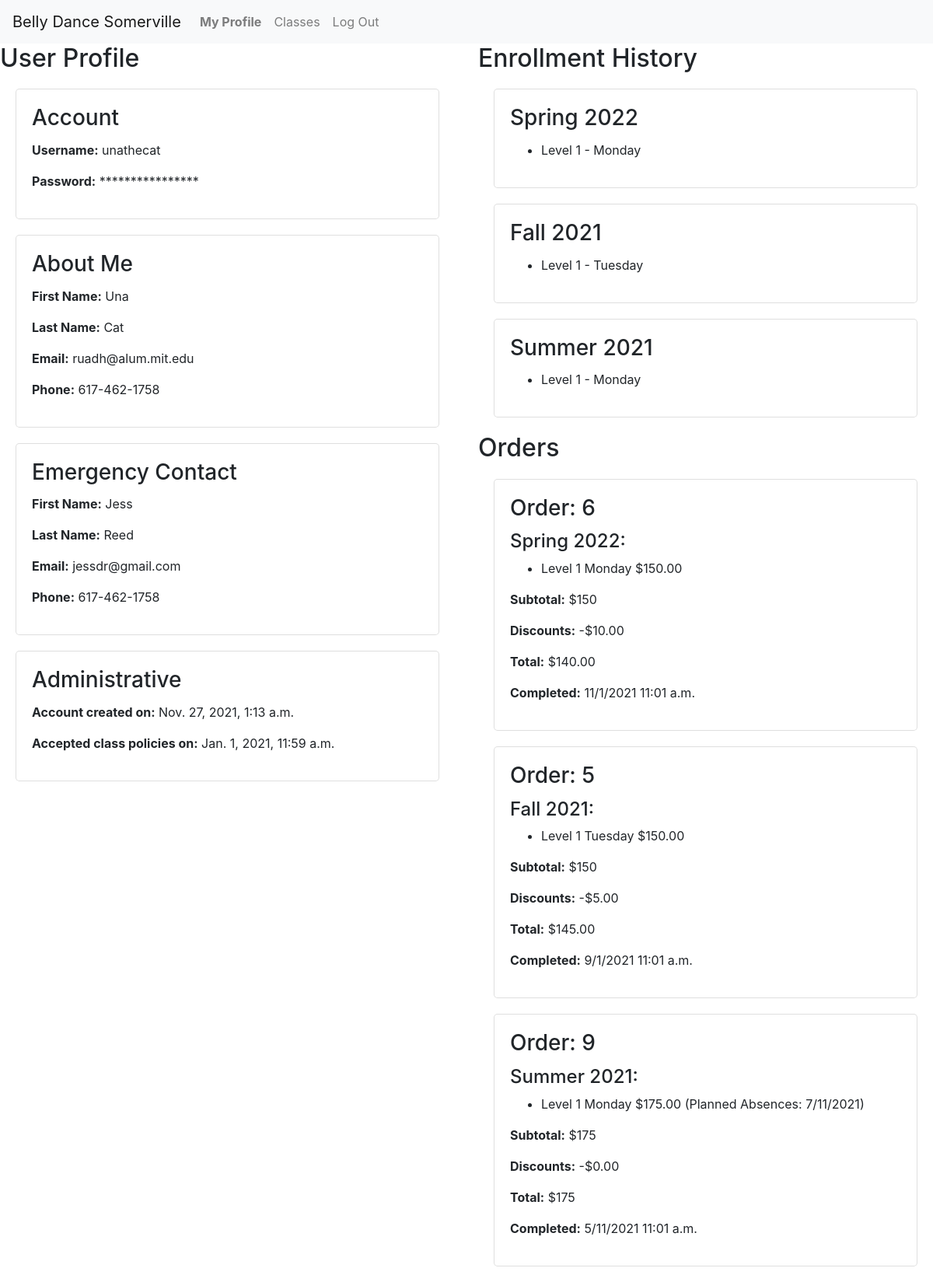
/users/32 (signed in), run on an earlier commit of the app's database.
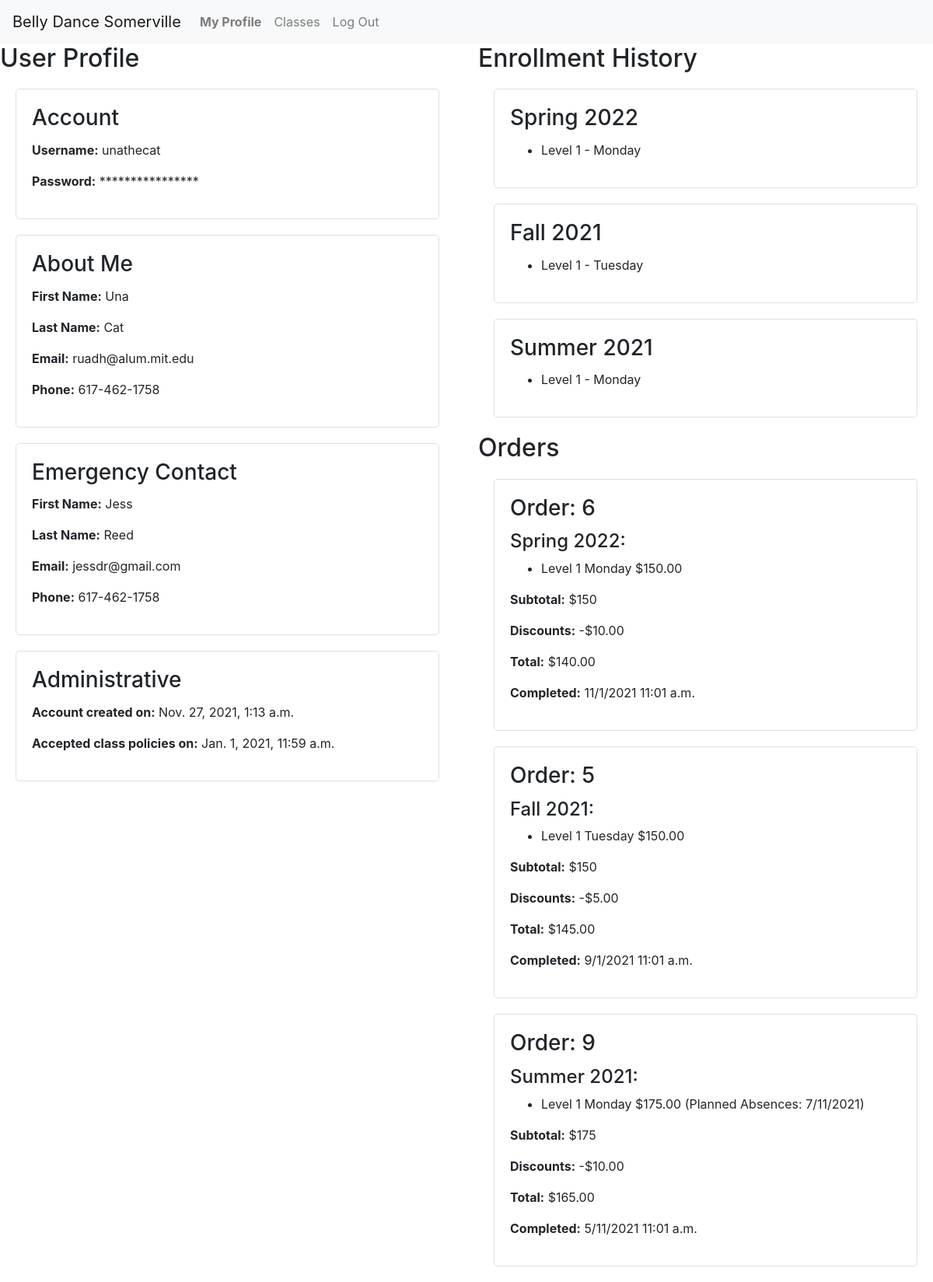
And on a later commit of the database.
### enrollment/models.py (models this page shows, shortened)
class Order(models.Model):
    student = models.ForeignKey(
        User, on_delete=PROTECT, null=False, blank=False, related_name='orders')
    discount = models.DecimalField(
        max_digits=8, decimal_places=2, null=True, blank=True)
    completed = models.DateTimeField(null=True, blank=True)
    @property
    def subtotal(self):
        try:
            amount = self.line_items.aggregate(Sum('price'))['price__sum']
        except Exception:
            return 0
        return 0 if amount == None else amount
    @property
    def total(self):
        return self.subtotal - self.discount if self.discount != None else self.subtotal

class LineItem(models.Model):
    order = models.ForeignKey(Order, on_delete=PROTECT,
                              null=False, blank=False, related_name='line_items')
    offering = models.ForeignKey(
        Offering, on_delete=PROTECT, null=False, blank=False, related_name='line_items')
    planned_absences = models.CharField(max_length=1024, null=True, blank=True)
    price = models.DecimalField(
        max_digits=6, decimal_places=2, null=False, blank=False)

class Offering(models.Model):
    course = models.ForeignKey(
        Course, on_delete=PROTECT, null=False, blank=False, related_name='offerings')
    semester = models.ForeignKey(
        Semester, on_delete=PROTECT, null=False, blank=False, related_name='offerings')
    location = models.ForeignKey(
        Location, on_delete=PROTECT, null=False, blank=False, related_name='offerings')
    price = models.DecimalField(
        max_digits=7, decimal_places=2, null=False, blank=False)
    weekday = models.IntegerField(
        choices=settings.WEEKDAYS, null=False, blank=False)
    start_time = models.TimeField(null=False, blank=False)
    end_time = models.TimeField(null=False, blank=False)
    timezone = models.CharField(max_length=32, choices=TIMEZONES,
                                default=settings.DEFAULT_TIMEZONE)
    start_date = models.DateField(null=False, blank=False)
    end_date = models.DateField(null=False, blank=False)
    backup_date = models.DateField(null=False, blank=False)
    capacity = models.IntegerField(null=False, blank=False)
    schedule_notes = models.CharField(max_length=2048, null=True, blank=True)
    notes = models.CharField(max_length=2048, null=True, blank=True)
    @property
    def weekday_name(self):
        return settings.WEEKDAYS[self.weekday][1]

class Semester(models.Model):
    name = models.CharField(max_length=128, null=False, blank=False)
    start_date = models.DateField(null=False, blank=False)
    end_date = models.DateField(null=False, blank=False)
    registration_open = models.DateTimeField(null=False, blank=False)
    registration_close = models.DateTimeField(null=False, blank=False)
    recital_date = models.DateTimeField(null=True, blank=True)
    hide = models.BooleanField(default=True, null=True, blank=False)
    def __str__(self):
        return self.name

### enrollment/views.py (the view)
# urls.py: path('users/<int:id>', views.view_profile, name='view_profile'),
@login_required
def view_profile(request, id):
    if request.user.id == id or request.user.is_staff:
        try:
            profile = User.objects.get(id=id)
        except User.DoesNotExist:
            return render(request, 'enrollment/profile.html', {
                'orders': None,
                'message': f'User {id} not found.'
            })
        semesters = Semester.objects.filter(
            offerings__line_items__order__student=id, offerings__line_items__order__completed__isnull=False).order_by('-start_date').distinct()
        for semester in semesters:
            semester.enrollments = LineItem.objects.filter(order__student=id).filter(
                offering__semester=semester).exclude(order__completed=None)
        orders = completed_orders(request, id).order_by('-completed')
        for order in orders:
            order.items = order.line_items.all()
        return render(request, 'enrollment/profile.html', {
            'orders': orders,
            'semesters': semesters,
            'profile': profile
        })
    else:
        return render(request, 'enrollment/profile.html', {
            'orders': None,
            'message': 'You may not view other users\' profiles'
        })

### enrollment/context_processors.py (called while the page is built)
def global_settings(request):
    return {
    'DEFAULT_TIMEZONE': settings.DEFAULT_TIMEZONE,
    'SCHOOL_NAME': settings.SCHOOL_NAME,
    'SCHOOL_POLICIES': settings.SCHOOL_POLICIES,
    'NO_OFFERINGS': settings.NO_OFFERINGS,
    }

### enrollment/views.py (called while the page is built)
def completed_orders(request, user):
    try:
        orders = Order.objects.filter(student=user).exclude(completed=None)
    except Order.DoesNotExist:
        return None
    return orders

### enrollment/templates/enrollment/profile.html (shortened to what this page needs)
{% extends "enrollment/layout.html" %}
{% block body %}
<div class="row">
    {% if profile %}
    <div class="col-md">
        <h2>User Profile</h2>
        <div class="card">
            <div class="card-body">
                <h3 class="card-title">Account</h3>
                <p><span class="label">Username:</span> {{profile.username}}</p>
                <p><span class="label">Password:</span> ****************</p>
            </div>
        </div>
        <div class="card">
            <div class="card-body">
                <h3 class="card-title">About Me</h3>
                <p><span class="label">First Name:</span> {{profile.first_name}}</p>
                <p><span class="label">Last Name:</span> {{profile.last_name}}</p>
                <p><span class="label">Email:</span> {{profile.email}}</p>
                <p><span class="label">Phone:</span> {{profile.phone}}</p>
            </div>
        </div>
        <div class="card">
            <div class="card-body">
                <h3 class="card-title">Emergency Contact</h3>
                <p><span class="label">First Name:</span> {{profile.emergency_first}}</p>
                <p><span class="label">Last Name:</span> {{profile.emergency_last}}</p>
                <p><span class="label">Email:</span> {{profile.emergency_email}}</p>
                <p><span class="label">Phone:</span> {{profile.emergency_phone}}</p>
            </div>
        </div>
        <div class="card">
            <div class="card-body">
                <h3 class="card-title">Administrative</h3>
                <p><span class="label">Account created on:</span> {{profile.date_joined}}</p>
                <p><span class="label">Accepted class policies on:</span> {{profile.accept_terms}}</p>
            </div>
        </div>
    </div>
    {% endif %}
    <div class="col-md">
        {% if semesters %}
            <h2>Enrollment History</h2>
            {% for semester in semesters %}
                <div class="card">
                    <div class="card-body">
                        <h3 class="card-title">{{semester.name}}</h3>
                        <ul>
                            {% for enrollment in semester.enrollments %}
                                <li>{{enrollment.offering.course.title}} - {{enrollment.offering.weekday_name}} </li>
                            {% endfor %}
                        </ul>
                    </div>
                </div>
            {% endfor %}
        {% endif %}
        {% if orders %}
        <h2>Orders</h2>
        {% for order in orders %}
            <div class="card">
                <div class="card-body">
                    <h3 class="card-title">Order: {{order.id}}</h3>
                    <h4>{{order.items.0.offering.semester}}:</h4>
                    {% for item in order.items %}
                        <ul>
                            <li>{{item.offering.course.title}} {{item.offering.weekday_name}} ${{item.price}}
                                {% if item.planned_absences %}
                                    (Planned Absences:  {{item.planned_absences}})
                                {% endif %}
                            </li>
                        </ul>
                    {% endfor %}
                    <p><span class="label">Subtotal:</span> ${{order.subtotal}}</p>
                    <p><span class="label">Discounts:</span> -${{order.discount|default_if_none:"0.00"}}</p>
                    <p><span class="label">Total:</span> ${{order.total}}</p>
                    <p><span class="label">Completed:</span> {{order.completed|date:"n/j/Y g:i a"}}</p>
                </div>
            </div>
        {% endfor %}
        {% endif %}
    </div>
</div>
{% endblock %}

What changed in the data, as far as the page shows it:
changed Order "Summer 2021": discount "0.00" → "10.00"; total "175" → "165.00"
